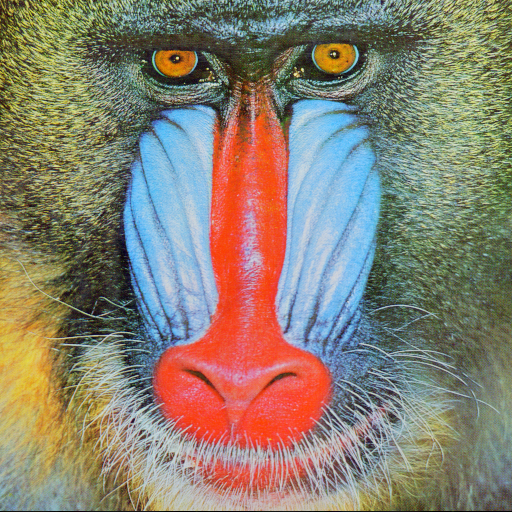
%> input picture _codes/weeks/week15/mandrill.png, 512 x 512 px
$ octave mandrill_SVD.m   (GNU Octave 9; MATLAB toolbox functions it lacks are replaced by stand-ins)
%> lines starting %> are read from the running program, lines starting %| are printed output that depends on the picture
mandrill = rgb2gray(imread('mandrill.png'));
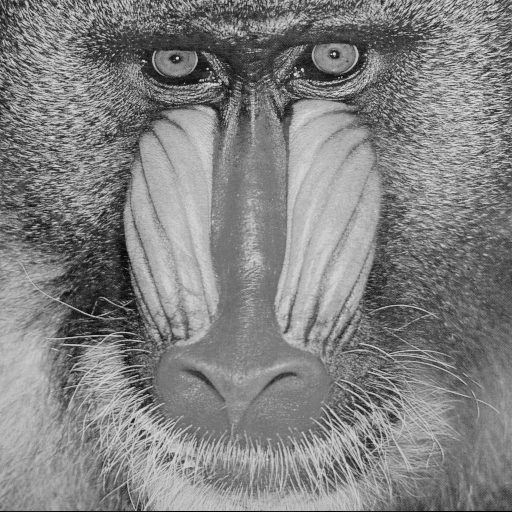
%> mandrill: size 512x512 uint8; min 0, max 231, mean 129.6
mandrill = double(mandrill);
%> mandrill: size 512x512 double
[U, S, V] = svd(mandrill);

%%
fullSV = U * S * V';
figure;
subplot(1, 2, 1);
imshow(mandrill, [0, 255]);
title('Original image');
subplot(1, 2, 2);
imshow(fullSV, [0, 255]);
title('Using all singular values');

%%
SV10 = U(:, 1:5) * S(1:5, 1:5) * V(:, 1:5)';
figure;
subplot(1, 2, 1);
imshow(mandrill, [0, 255]);
title('Original image');
subplot(1, 2, 2);
imshow(SV10, [0, 255]);
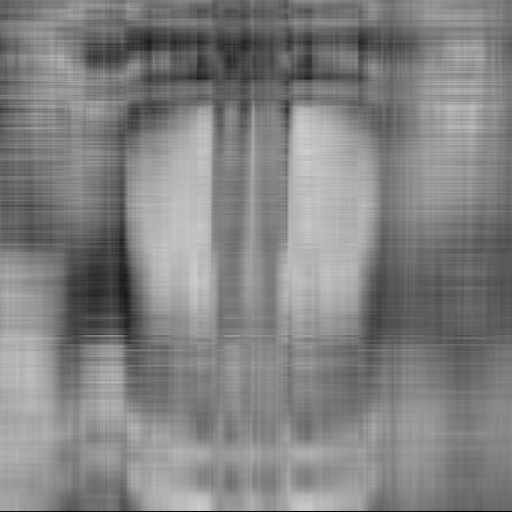
%> displayed picture: size 512x512, on the screen's scale of 0 to 255; min 2, max 210, mean 129.6
title('Using 5 singular values');

%%
figure;
bar(diag(S));
title('Singular values');
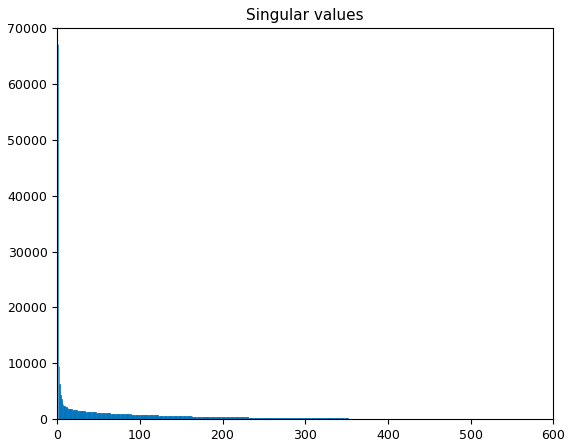
%> figure redrawn from the program's plot data; tallest bar 67100.7 high, from x = 0.6 to 1.4

%%
SV100 = U(:, 1:100) * S(1:100, 1:100) * V(:, 1:100)';
figure;
subplot(1, 2, 1);
imshow(mandrill, [0, 255]);
title('Original image');
subplot(1, 2, 2);
imshow(SV100, [0, 255]);
title('Using 100 singular values');
